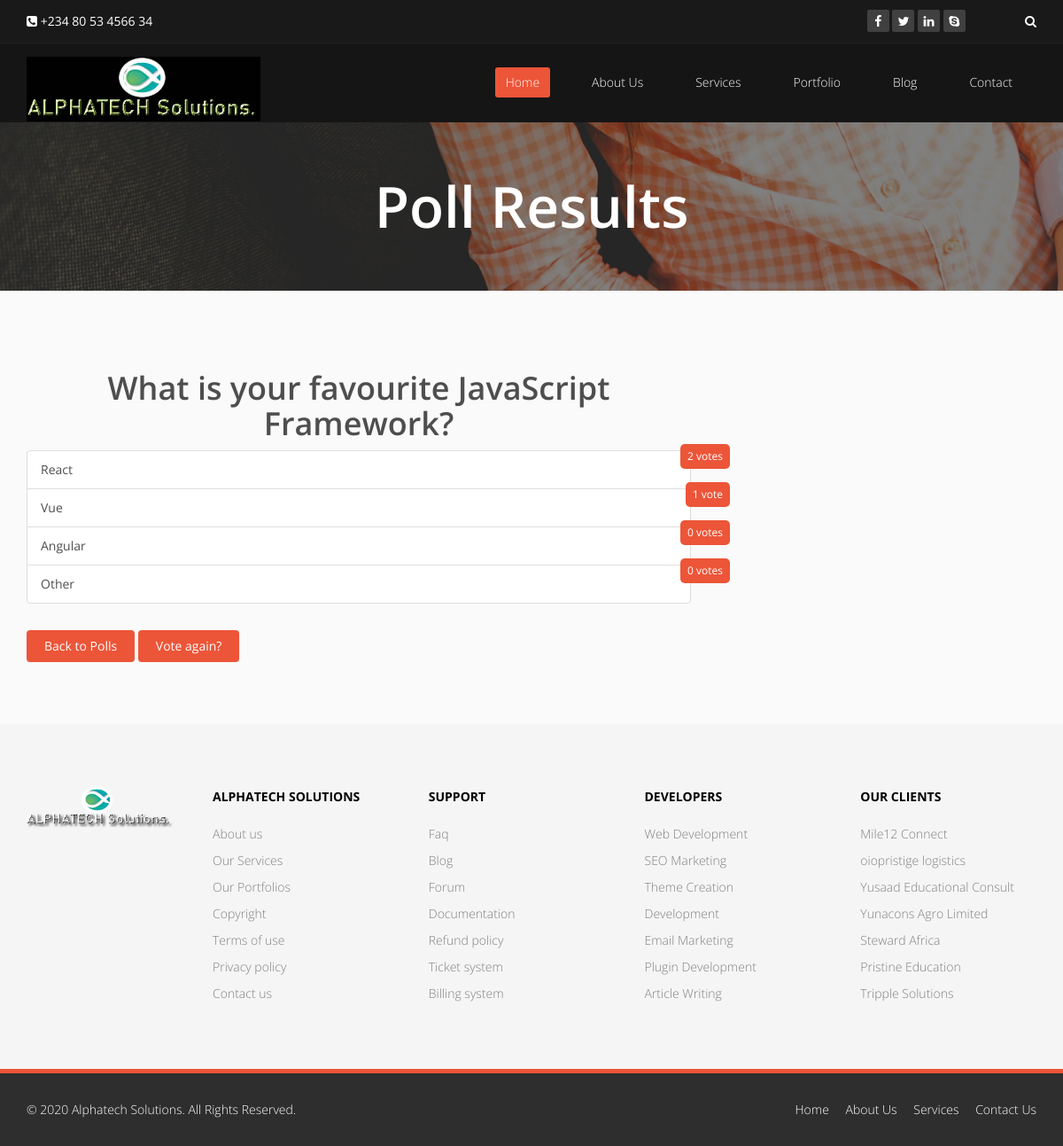
The app's page /polls/2/results/ with its own data.
### polls/models.py (models this page shows, shortened)
class Question(models.Model):
     question_text = models.CharField(max_length=200)
     pub_date = models.DateTimeField('date published')

class Choice(models.Model):
    choice_text = models.CharField(max_length=200)
    question = models.ForeignKey(Question, on_delete=models.CASCADE)
    votes = models.IntegerField(default=0)

### polls/views.py (the view)
# urls.py: path('<int:question_id>/results/', views.results, name='results'),
def results(request, question_id):
    question = get_object_or_404(Question, pk=question_id)
    return render(request, 'polls/results.html', {'question': question})

### polls/templates/polls/results.html (shortened to what this page needs)
{% extends "personal/header.html" %}
{% block content %}
{% load static %}
<div class="page-title" style="background-image: url(/static/images/page-title.png)">
    <h1>Poll Results</h1>
</div>
<section id="blog">
    <div class="blog container">
        <div class="row">
            <div class="col-md-8">
                    <div >
                         <h1 class="mb-5 text-center">{{ question.question_text }}</h1>
                         <ul class="list-group mb-5">
                             {% for choice in question.choice_set.all %}
                             <li class="list-group-item">
                                 {{ choice.choice_text }} <span class="badge badge-success float-right">
                                     {{ choice.votes }} vote{{choice.votes | pluralize}}</span>
                             </li>
                             {% endfor %}
                         </ul>
                         <a class="btn btn-primary" href="{% url 'polls:index' %}">Back to Polls</a>
                         <a class="btn btn-primary" href="{% url 'polls:detail' question.id %}">Vote again?</a>
                    </div>
    </div>
</div>
</div>
</section>
{% include "personal/includes/footer.html" %}
{%endblock%}

### personal/static/css/main.css (style rules this page uses)
body { background: #fff; font-family: 'Open Sans', sans-serif; color: #4e4e4e; line-height: 22px; }
h1, h2, h3, h4, h5, h6 { font-weight: 600; font-family: 'Open Sans', sans-serif; color: #4e4e4e; }
h1 { font-size: 36px; }
a { color: #EC5538; -webkit-transition: color 300ms, background-color 300ms; transition: color 300ms, background-color 300ms; }
.btn-primary { padding: 8px 20px; background: #EC5538; color: #fff; border-radius: 4px; border: none; margin-top: 10px; }
body>section { padding: 70px 0; }
.page-title { padding: 60px 0; }
.page-title h1 { color: #fff; margin: 0; text-align: center; font-size: 64px; }
.badge:before { border-color: transparent transparent transparent #EC5538; border-style: solid; border-width: 10px; bottom: -8px; content: ""; height: 0; left: 5px; position: absolute; z-index: -99999; }
.badge { background-color: #EC5538; border-radius: 5px; color: #fff; padding: 8px; position: relative; left: 60px; top: -18px; font-weight: normal; }
#blog { background-color: #FAFAFA; }

### records on screen
Question: question_text "What is your favourite JavaScript Framework?"
Choice: choice_text "React", votes "2", votes|pluralize "s"
Choice: choice_text "Vue", votes "1"
Choice: choice_text "Angular", votes "0", votes|pluralize "s"
Choice: choice_text "Other", votes "0", votes|pluralize "s"
